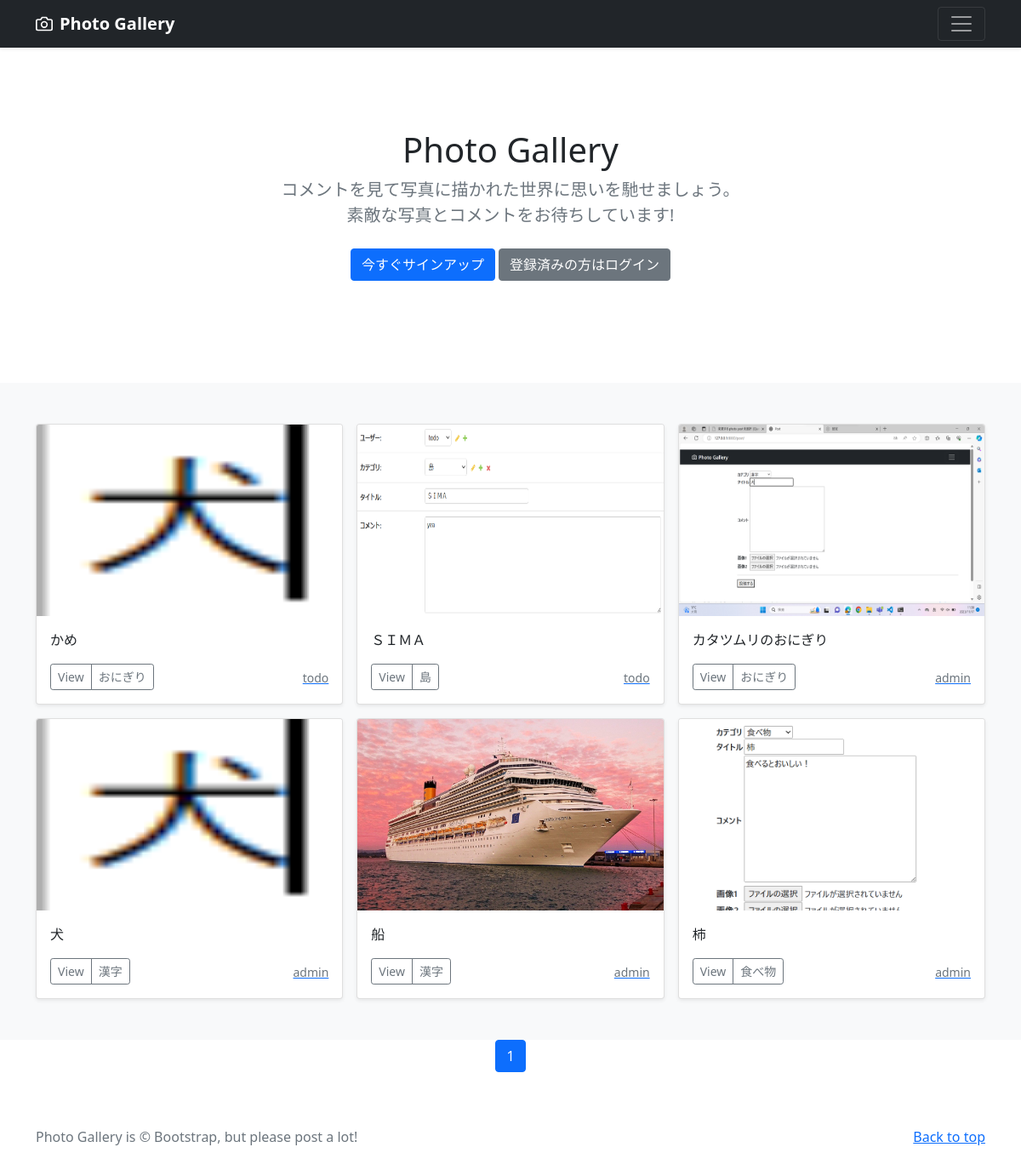
The page / on the database its author committed.
### photo/models.py (models this page shows, shortened)
class PhotoPost(models.Model):
    user = models.ForeignKey(
        CustomUser,
        verbose_name='ユーザー',
        on_delete=models.CASCADE
        )
    category = models.ForeignKey(
        Category,
        verbose_name='カテゴリ',
        on_delete=models.PROTECT
        )
    title = models.CharField(
        verbose_name='タイトル', # フィールドのタイトル
        max_length=200        # 最大文字数は200
        )
    comment = models.TextField(
        verbose_name='コメント',  # フィールドのタイトル
        )
    image1 = models.ImageField(
        verbose_name='イメージ1',# フィールドのタイトル
        upload_to = 'photos'   # MEDIA_ROOT以下のphotosにファイルを保存
        )
    image2 = models.ImageField(
        verbose_name='イメージ2',# フィールドのタイトル
        upload_to = 'photos',  # MEDIA_ROOT以下のphotosにファイルを保存
        blank=True,            # フィールド値の設定は必須でない
        null=True              # データベースにnullが保存されることを許容
        )
    posted_at = models.DateTimeField(
        verbose_name='投稿日時', # フィールドのタイトル
        auto_now_add=True       # 日時を自動追加
        )

class Category(models.Model):
    title = models.CharField(
        verbose_name='カテゴリ', # フィールドのタイトル
        max_length=20)

### accounts/models.py (models this page shows)
class CustomUser(AbstractUser):
    pass

### photo/views.py (the view)
# urls.py: path('', views.IndexView.as_view(), name='index'),
class IndexView(ListView):
    template_name ='index.html'
    queryset = PhotoPost.objects.order_by('-posted_at')
    paginate_by = 9

### photo/templates/index.html (shortened to what this page needs)
{% extends 'base.html' %}
      {% block contents %}
      {% include "photos_title.html" %}
      {% include "photos_list.html" %}
      {% include "pagination.html" %}
      {% endblock %}

### photo/templates/photos_list.html (shortened to what this page needs)
<div class="album py-5 bg-light">
  <div class="container">
    <div class="row row-cols-1 row-cols-sm-2 row-cols-md-3 g-3">
      {% for record in object_list %}
      <div class="col">
        <div class="card shadow-sm">
          <img src="{{ record.image1.url }}"
                class="bd-placeholder-img card-img-top"
                width="100%" height="225"
                xmlns="http://www.w3.org/2000/svg"
                role="img" aria-label="Placeholder: Thumbnail"
                preserveAspectRatio="xMidYMid slice"
                focusable="false">
                <rect width="100%" height="100%" fill="#55595c"/>
          <div class="card-body">
            <p class="card-text">
              {{record.title}}
            </p>
            <div class="d-flex justify-content-between align-items-center">
              <div class="btn-group">
                <button type="button"
                        class="btn btn-sm btn-outline-secondary"
onclick="location.href='{% url 'photo:photo_detail' record.pk %}'">
                        View</button>
                <button type="button"
                        class="btn btn-sm btn-outline-secondary"
onclick="location.href='{% url 'photo:photos_cat' category=record.category.id %}'">
                        {{record.category.title}}</button>
              </div>
              <a href="{% url 'photo:user_list' user=record.user.id %}">
                <small class="text-muted">
                  {{record.user.username}}</small>
              </a>
            </div>
          </div>
        </div>
      </div>
      {% endfor %}
    </div>
  </div>
</div>

### photo/templates/base.html (style rules this page uses)
.bd-placeholder-img { font-size: 1.125rem; text-anchor: middle; -webkit-user-select: none; -moz-user-select: none; user-select: none; }

### rows shown on the page
PhotoPost: image1 (picture), title "かめ", category "おにぎり", user.username "todo"
PhotoPost: image1 (picture), title "ＳＩＭＡ", category "島", user.username "todo"
PhotoPost: image1 (picture), title "カタツムリのおにぎり", category "おにぎり", user.username "admin"
PhotoPost: image1 (picture), title "犬", category "漢字", user.username "admin"
PhotoPost: image1 (picture), title "船", category "漢字", user.username "admin"
PhotoPost: image1 (picture), title "柿", category "食べ物", user.username "admin"

### other values the page prints
{{ num }} "1"
